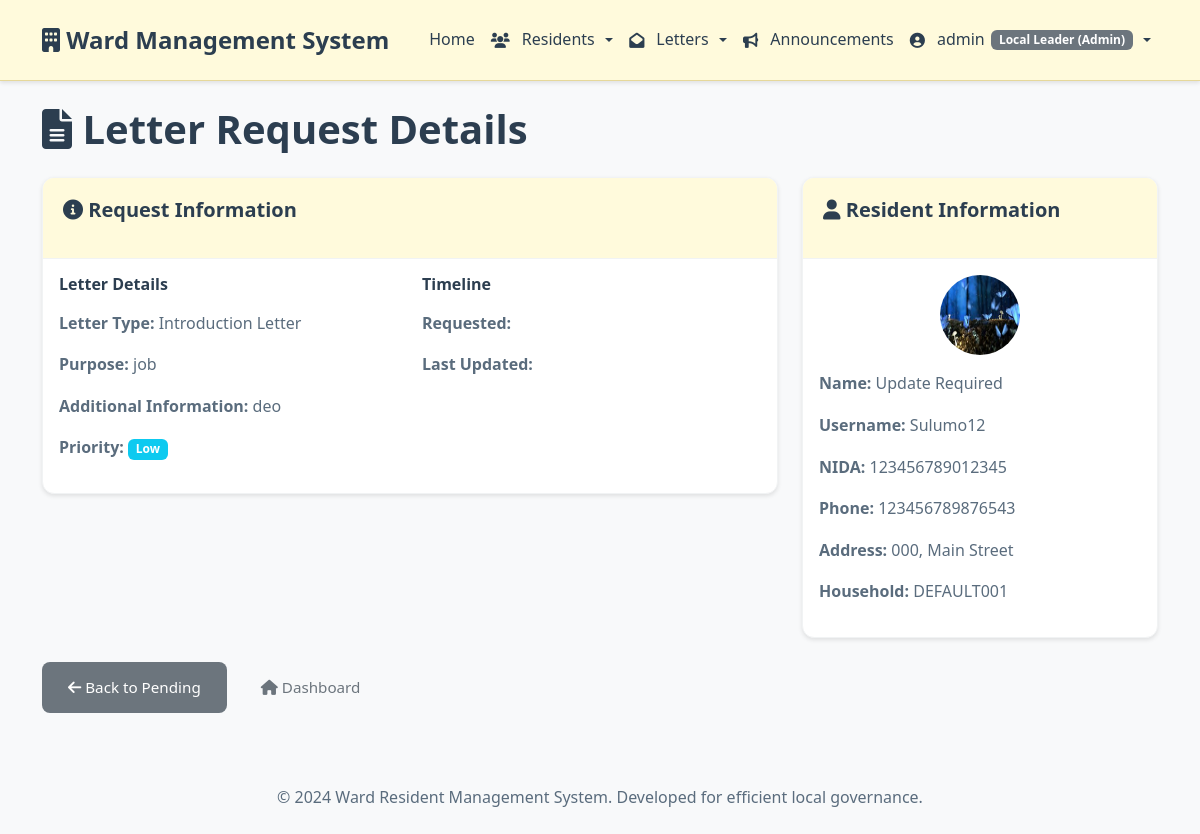
/letters/detail/3/ (signed in), run on the app's committed database.
### accounts/models.py (models this page shows, shortened)
class User(AbstractUser):
    USER_ROLES = (
        ('admin', 'Local Leader (Admin)'),
        ('resident', 'Resident'),
        ('clerk', 'Data Entry Clerk'),
    )
    role = models.CharField(max_length=20, choices=USER_ROLES, default='resident')
    phone_number = models.CharField(max_length=15, blank=True)
    nida_number = models.CharField(max_length=20, unique=True, null=True, blank=True)
    profile_photo = models.ImageField(upload_to='profile_photos/', null=True, blank=True)
    is_verified = models.BooleanField(default=False)
    created_at = models.DateTimeField(auto_now_add=True)
    updated_at = models.DateTimeField(auto_now=True)

### letters/models.py (models this page shows, shortened)
class LetterRequest(models.Model):
    STATUS_CHOICES = (
        ('pending', 'Pending'),
        ('approved', 'Approved'),
        ('rejected', 'Rejected'),
        ('completed', 'Completed'),
    )
    PRIORITY_CHOICES = (
        ('low', 'Low'),
        ('medium', 'Medium'),
        ('high', 'High'),
        ('urgent', 'Urgent'),
    )
    resident = models.ForeignKey(Resident, on_delete=models.CASCADE, related_name='letter_requests')
    letter_type = models.ForeignKey(LetterType, on_delete=models.CASCADE)
    purpose = models.TextField(help_text="Why do you need this letter?")
    additional_info = models.TextField(blank=True, help_text="Any additional information")
    priority = models.CharField(max_length=10, choices=PRIORITY_CHOICES, default='medium')
    status = models.CharField(max_length=20, choices=STATUS_CHOICES, default='pending')
    requested_by = models.ForeignKey(settings.AUTH_USER_MODEL, on_delete=models.CASCADE, related_name='requested_letters')
    approved_by = models.ForeignKey(settings.AUTH_USER_MODEL, on_delete=models.SET_NULL, null=True, blank=True, related_name='approved_letters')
    request_date = models.DateTimeField(auto_now_add=True)
    approval_date = models.DateTimeField(null=True, blank=True)
    completion_date = models.DateTimeField(null=True, blank=True)
    admin_notes = models.TextField(blank=True, help_text="Notes from admin/leader")
    rejection_reason = models.TextField(blank=True)
    generated_letter_path = models.FileField(upload_to='generated_letters/', null=True, blank=True)
    class Meta:
        ordering = ['-request_date']

class LetterType(models.Model):
    name = models.CharField(max_length=100)
    description = models.TextField()
    template_content = models.TextField(help_text="Template with placeholders like {full_name}, {nida_number}, etc.")
    is_active = models.BooleanField(default=True)
    created_at = models.DateTimeField(auto_now_add=True)

### residents/models.py (models this page shows, shortened)
class Resident(models.Model):
    GENDER_CHOICES = (
        ('M', 'Male'),
        ('F', 'Female'),
    )
    MARITAL_STATUS_CHOICES = (
        ('single', 'Single'),
        ('married', 'Married'),
        ('divorced', 'Divorced'),
        ('widowed', 'Widowed'),
    )
    SPECIAL_CATEGORY_CHOICES = (
        ('none', 'None'),
        ('disability', 'Person with Disability'),
        ('elderly', 'Elderly'),
        ('orphan', 'Orphan'),
        ('vulnerable', 'Vulnerable Person'),
    )
    user = models.OneToOneField(settings.AUTH_USER_MODEL, on_delete=models.CASCADE, null=True, blank=True)
    household = models.ForeignKey(Household, on_delete=models.CASCADE, related_name='residents')
    first_name = models.CharField(max_length=50)
    middle_name = models.CharField(max_length=50, blank=True)
    last_name = models.CharField(max_length=50)
    nida_number = models.CharField(max_length=20, unique=True, validators=[validate_nida_number])
    date_of_birth = models.DateField()
    place_of_birth = models.CharField(max_length=100, blank=True)
    gender = models.CharField(max_length=1, choices=GENDER_CHOICES)
    marital_status = models.CharField(max_length=20, choices=MARITAL_STATUS_CHOICES)
    tribe = models.CharField(max_length=50, blank=True)
    religion = models.CharField(max_length=50, blank=True)
    phone_number = models.CharField(max_length=15, blank=True, validators=[validate_phone_number])
    email = models.EmailField(blank=True)
    occupation = models.CharField(max_length=100, blank=True)
    education_level = models.CharField(max_length=50, blank=True)
    special_category = models.CharField(max_length=20, choices=SPECIAL_CATEGORY_CHOICES, default='none')
    relationship_to_head = models.CharField(max_length=50, default='Head')
    photo = models.ImageField(upload_to='resident_photos/', null=True, blank=True)
    is_active = models.BooleanField(default=True)
    registration_date = models.DateTimeField(auto_now_add=True)
    updated_at = models.DateTimeField(auto_now=True)
    @property
    def full_name(self):
        middle = f" {self.middle_name}" if self.middle_name else ""
        return f"{self.first_name}{middle} {self.last_name}"

class Household(models.Model):
    household_number = models.CharField(max_length=50, unique=True)
    street_name = models.CharField(max_length=100)
    house_number = models.CharField(max_length=20)
    ward = models.CharField(max_length=100, default='Ward Office')
    created_at = models.DateTimeField(auto_now_add=True)
    updated_at = models.DateTimeField(auto_now=True)

### letters/views.py (the view)
# urls.py: path('detail/<int:pk>/', views.request_detail, name='detail'),
@login_required
def request_detail(request, pk):
    letter_request = get_object_or_404(LetterRequest, pk=pk)
    if request.user.role == 'resident' and letter_request.requested_by != request.user:
        messages.error(request, 'Access denied.')
        return redirect('home')
    return render(request, 'letters/detail.html', {'letter_request': letter_request})

### templates/letters/detail.html (shortened to what this page needs)
{% extends 'base.html' %}
{% block content %}
<div class="row">
    <div class="col-12">
        <h1 class="mb-4">
            <i class="fas fa-file-alt"></i> Letter Request Details
        </h1>
    </div>
</div>
<div class="row">
    <div class="col-md-8">
        <div class="card">
            <div class="card-header d-flex justify-content-between align-items-center">
                <h5><i class="fas fa-info-circle"></i> Request Information</h5>
            </div>
            <div class="card-body">
                <div class="row">
                    <div class="col-md-6">
                        <h6>Letter Details</h6>
                        <p><strong>Letter Type:</strong> {{ letter_request.letter_type.name }}</p>
                        <p><strong>Purpose:</strong> {{ letter_request.purpose }}</p>
                        {% if letter_request.additional_info %}
                            <p><strong>Additional Information:</strong> {{ letter_request.additional_info }}</p>
                        {% endif %}
                        <p><strong>Priority:</strong>
                            {% if letter_request.priority == 'high' %}
                                <span class="badge bg-danger">High</span>
                            {% elif letter_request.priority == 'medium' %}
                                <span class="badge bg-warning">Medium</span>
                            {% else %}
                                <span class="badge bg-info">Low</span>
                            {% endif %}
                        </p>
                    </div>
                    <div class="col-md-6">
                        <h6>Timeline</h6>
                        <p><strong>Requested:</strong> {{ letter_request.created_at|date:"M d, Y H:i" }}</p>
                        <p><strong>Last Updated:</strong> {{ letter_request.updated_at|date:"M d, Y H:i" }}</p>
                    </div>
                </div>
            </div>
        </div>
    </div>
    <div class="col-md-4">
        <div class="card">
            <div class="card-header">
                <h5><i class="fas fa-user"></i> Resident Information</h5>
            </div>
            <div class="card-body">
                <div class="text-center mb-3">
                    {% if letter_request.requested_by.resident.photo %}
                        <img src="{{ letter_request.requested_by.resident.photo.url }}" alt="Photo" class="rounded-circle" style="width: 80px; height: 80px;">
                    {% elif letter_request.requested_by.profile_photo %}
                        <img src="{{ letter_request.requested_by.profile_photo.url }}" alt="Photo" class="rounded-circle" style="width: 80px; height: 80px;">
                    {% else %}
                        <div class="bg-light rounded-circle mx-auto d-flex align-items-center justify-content-center" style="width: 80px; height: 80px;">
                            <i class="fas fa-user fa-2x text-muted"></i>
                        </div>
                    {% endif %}
                </div>
                <p><strong>Name:</strong> {{ letter_request.requested_by.resident.full_name }}</p>
                <p><strong>Username:</strong> {{ letter_request.requested_by.username }}</p>
                <p><strong>NIDA:</strong> {{ letter_request.requested_by.resident.nida_number }}</p>
                <p><strong>Phone:</strong> {{ letter_request.requested_by.resident.phone_number|default:"Not provided" }}</p>
                <p><strong>Address:</strong> {{ letter_request.requested_by.resident.household.house_number }}, {{ letter_request.requested_by.resident.household.street_name }}</p>
                <p><strong>Household:</strong> {{ letter_request.requested_by.resident.household.household_number }}</p>
            </div>
        </div>
    </div>
</div>
<div class="row mt-4">
    <div class="col-12">
        <div class="d-flex gap-2">
            {% if user.role == 'admin' %}
                <a href="{% url 'letters:pending' %}" class="btn btn-secondary">
                    <i class="fas fa-arrow-left"></i> Back to Pending
                </a>
            {% else %}
                <a href="{% url 'letters:my_requests' %}" class="btn btn-secondary">
                    <i class="fas fa-arrow-left"></i> Back to My Requests
                </a>
            {% endif %}
            <a href="{% url 'home' %}" class="btn btn-outline-secondary">
                <i class="fas fa-home"></i> Dashboard
            </a>
        </div>
    </div>
</div>
{% endblock %}

### templates/base.html (shortened to what this page needs)
<!DOCTYPE html>
<html lang="en">
<head>
    <link href="https://cdn.jsdelivr.net/npm/bootstrap@5.3.0/dist/css/bootstrap.min.css" rel="stylesheet">
    <link href="https://cdnjs.cloudflare.com/ajax/libs/font-awesome/6.0.0/css/all.min.css" rel="stylesheet">
    {% load static %}
    <link href="{% static 'css/custom.css' %}" rel="stylesheet">
</head>
<body>
    <nav class="navbar navbar-expand-lg">
        <div class="container">
            <a class="navbar-brand" href="{% url 'home' %}">
                <i class="fas fa-building"></i> Ward Management System
            </a>
            <div class="collapse navbar-collapse" id="navbarNav">
                <ul class="navbar-nav me-auto ms-3">
                    <li class="nav-item">
                        <a class="nav-link{% if request.resolver_match.url_name == 'home' %} active{% endif %}" href="{% url 'home' %}">
                            Home
                        </a>
                    </li>
                    {% if user.is_authenticated %}
                        {% if user.role == 'resident' %}
                            <li class="nav-item">
                                <a class="nav-link" href="{% url 'residents:profile' %}">
                                    <i class="fas fa-user"></i> My Profile
                                </a>
                            </li>
                            <li class="nav-item">
                                <a class="nav-link" href="{% url 'letters:request' %}">
                                    <i class="fas fa-envelope"></i> Request Letter
                                </a>
                            </li>
                            <li class="nav-item">
                                <a class="nav-link" href="{% url 'letters:my_requests' %}">
                                    <i class="fas fa-list"></i> My Requests
                                </a>
                            </li>
                        {% elif user.role == 'admin' %}
                            <li class="nav-item dropdown">
                                <a class="nav-link dropdown-toggle" href="#" role="button" data-bs-toggle="dropdown">
                                    <i class="fas fa-users"></i> Residents
                                </a>
                            </li>
                            <li class="nav-item dropdown">
                                <a class="nav-link dropdown-toggle" href="#" role="button" data-bs-toggle="dropdown">
                                    <i class="fas fa-envelope-open"></i> Letters
                                </a>
                            </li>
                            <li class="nav-item">
                                <a class="nav-link" href="{% url 'communications:announcements' %}">
                                    <i class="fas fa-bullhorn"></i> Announcements
                                </a>
                            </li>
                        {% endif %}
                    {% endif %}
                </ul>
                <ul class="navbar-nav ms-auto gap-2">
                    {% if user.is_authenticated %}
                        <li class="nav-item dropdown">
                            <a class="nav-link dropdown-toggle" href="#" role="button" data-bs-toggle="dropdown">
                                <i class="fas fa-user-circle"></i> {{ user.username }}
                                <span class="badge bg-secondary">{{ user.get_role_display }}</span>
                            </a>
                        </li>
                    {% endif %}
                </ul>
            </div>
        </div>
    </nav>
    <main class="container mt-4">
        {% block content %}
        {% endblock %}
    </main>
    <footer class="bg-light mt-5 py-4">
        <div class="container text-center">
            <p class="mb-0">&copy; 2024 Ward Resident Management System. Developed for efficient local governance.</p>
        </div>
    </footer>
</body>
</html>

### static/css/custom.css (style rules this page uses)
:root { --primary-color: #FFFADC; --primary-dark: #f4eec7; --primary-darker: #e6d89a; --secondary-color: #28a745; --accent-color: #8b7b3a; --warning-color: #ffc107; --danger-color: #dc3545; --light-bg: #f8f9fa; --white: #ffffff; --dark-text: #2c3e50; --medium-text: #5a6c7d; --light-text: #7f8c8d; --border-color: #e9ecef; --border-light: #f1f3f4; --shadow: 0 2px 4px rgba(0, 0, 0, 0.1); --shadow-lg: 0 8px 25px rgba(0, 0, 0, 0.15); --shadow-hover: 0 4px 12px rgba(0, 0, 0, 0.15); --hover-transform: translateY(-2px); --transition-smooth: all 0.3s cubic-bezier(0.4, 0, 0.2, 1); }
body { font-family: 'Segoe UI', Tahoma, Geneva, Verdana, sans-serif; background-color: var(--light-bg); color: var(--dark-text); line-height: 1.6; font-size: 16px; }
h1, h2, h3, h4, h5, h6 { color: var(--dark-text); font-weight: 600; margin-bottom: 1rem; }
p { color: var(--medium-text); margin-bottom: 1rem; }
.navbar { background: var(--primary-color); border-bottom: 1px solid var(--primary-darker); box-shadow: var(--shadow); padding: 1rem 0; }
.navbar-brand { font-weight: 700; font-size: 1.5rem; color: var(--dark-text) !important; transition: var(--transition-smooth); }
.navbar-nav .nav-link { color: var(--dark-text) !important; font-weight: 500; transition: var(--transition-smooth); padding: 0.5rem 0.85rem; border-radius: 0; background: transparent !important; display: inline-flex; align-items: center; gap: .4rem; }
.navbar-nav .nav-link i { margin-right: .35rem; font-size: .95rem; }
.card { border: 1px solid var(--border-light); border-radius: 12px; box-shadow: var(--shadow); transition: var(--transition-smooth); overflow: hidden; background: var(--white); }
.card-header { background: var(--primary-color); color: var(--dark-text); border: none; padding: 1.25rem; font-weight: 600; border-bottom: 1px solid var(--border-light); }
.btn { border-radius: 8px; font-weight: 500; padding: 0.75rem 1.5rem; transition: var(--transition-smooth); border: 2px solid transparent; font-size: 0.95rem; cursor: pointer; }

### data on the page
User: username "admin", role "Local Leader (Admin)"
LetterRequest: letter_type.name "Introduction Letter", purpose "job", additional_info "deo", requested_by.profile_photo (picture), requested_by.resident.full_name "Update Required", requested_by.username "Sulumo12", requested_by.resident.nida_number "123456789012345", requested_by.resident.phone_number "123456789876543", requested_by.resident.household.house_number "000", requested_by.resident.household.street_name "Main Street", requested_by.resident.household.household_number "DEFAULT001"
